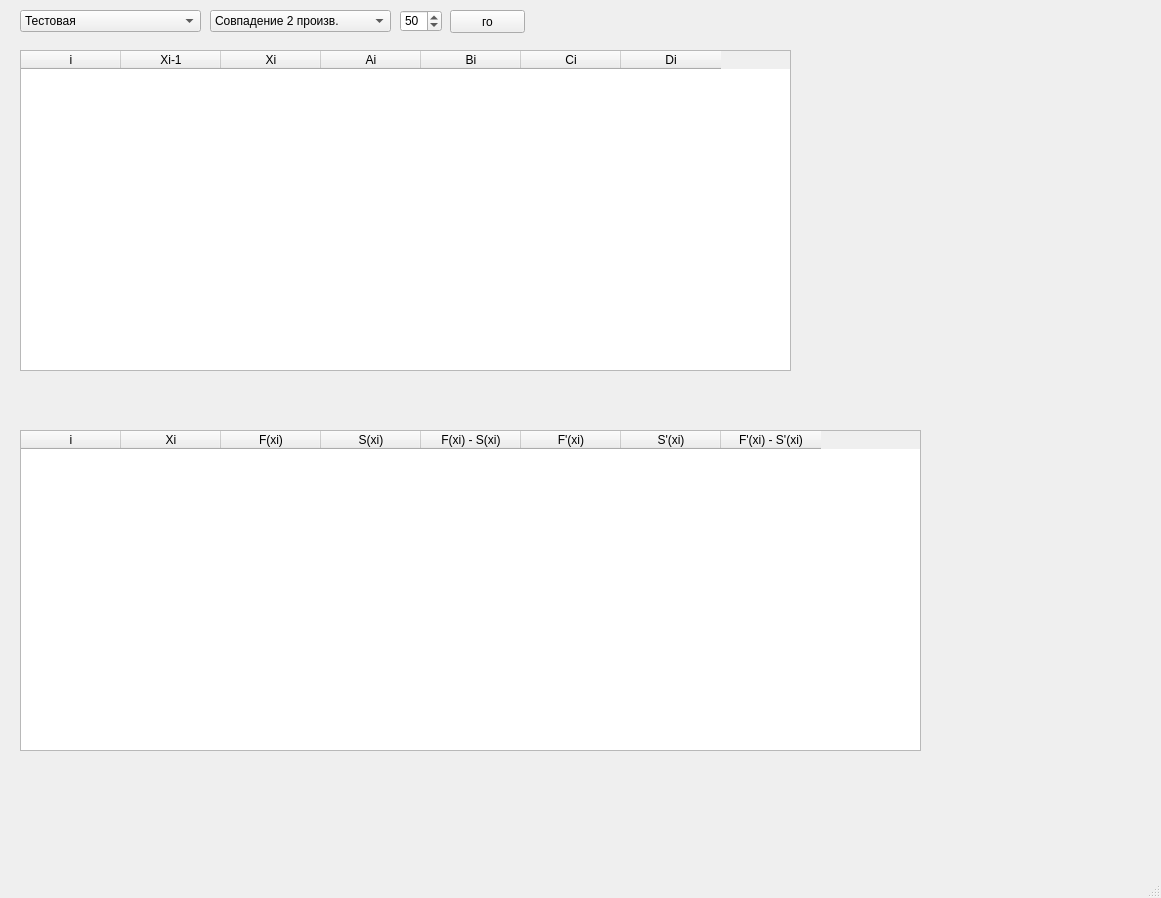
<?xml version="1.0" encoding="UTF-8"?>
<ui version="4.0">
 <class>MainWindow</class>
 <widget class="QMainWindow" name="MainWindow">
  <property name="geometry">
   <rect>
    <x>0</x>
    <y>0</y>
    <width>1161</width>
    <height>898</height>
   </rect>
  </property>
  <property name="windowTitle">
   <string>MainWindow</string>
  </property>
  <widget class="QWidget" name="centralwidget">
   <widget class="QComboBox" name="comboBox">
    <property name="geometry">
     <rect>
      <x>20</x>
      <y>10</y>
      <width>181</width>
      <height>22</height>
     </rect>
    </property>
    <item>
     <property name="text">
      <string>Тестовая</string>
     </property>
    </item>
    <item>
     <property name="text">
      <string>sqrt(1+x^4)</string>
     </property>
    </item>
    <item>
     <property name="text">
      <string>sqrt(1+x^4) + cos(10x)</string>
     </property>
    </item>
    <item>
     <property name="text">
      <string>sqrt(1+x^4) + cos(100x)</string>
     </property>
    </item>
   </widget>
   <widget class="QSpinBox" name="spinBox">
    <property name="geometry">
     <rect>
      <x>400</x>
      <y>10</y>
      <width>42</width>
      <height>22</height>
     </rect>
    </property>
    <property name="minimum">
     <number>1</number>
    </property>
    <property name="maximum">
     <number>20000</number>
    </property>
    <property name="value">
     <number>50</number>
    </property>
   </widget>
   <widget class="QPushButton" name="pushButton">
    <property name="geometry">
     <rect>
      <x>450</x>
      <y>10</y>
      <width>75</width>
      <height>23</height>
     </rect>
    </property>
    <property name="text">
     <string>го</string>
    </property>
   </widget>
   <widget class="QTableWidget" name="tableWidget">
    <property name="geometry">
     <rect>
      <x>20</x>
      <y>50</y>
      <width>771</width>
      <height>321</height>
     </rect>
    </property>
    <column>
     <property name="text">
      <string>i</string>
     </property>
    </column>
    <column>
     <property name="text">
      <string>Xi-1</string>
     </property>
    </column>
    <column>
     <property name="text">
      <string>Xi</string>
     </property>
    </column>
    <column>
     <property name="text">
      <string>Ai</string>
     </property>
    </column>
    <column>
     <property name="text">
      <string>Bi</string>
     </property>
    </column>
    <column>
     <property name="text">
      <string>Ci</string>
     </property>
    </column>
    <column>
     <property name="text">
      <string>Di</string>
     </property>
    </column>
   </widget>
   <widget class="QTableWidget" name="tableWidget_2">
    <property name="geometry">
     <rect>
      <x>20</x>
      <y>430</y>
      <width>901</width>
      <height>321</height>
     </rect>
    </property>
    <column>
     <property name="text">
      <string>i</string>
     </property>
    </column>
    <column>
     <property name="text">
      <string>Xi</string>
     </property>
    </column>
    <column>
     <property name="text">
      <string>F(xi)</string>
     </property>
    </column>
    <column>
     <property name="text">
      <string>S(xi)</string>
     </property>
    </column>
    <column>
     <property name="text">
      <string>F(xi) - S(xi)</string>
     </property>
    </column>
    <column>
     <property name="text">
      <string>F'(xi)</string>
     </property>
    </column>
    <column>
     <property name="text">
      <string>S'(xi)</string>
     </property>
    </column>
    <column>
     <property name="text">
      <string>F'(xi) - S'(xi)</string>
     </property>
    </column>
   </widget>
   <widget class="QLabel" name="label">
    <property name="geometry">
     <rect>
      <x>800</x>
      <y>50</y>
      <width>331</width>
      <height>311</height>
     </rect>
    </property>
    <property name="text">
     <string/>
    </property>
   </widget>
   <widget class="QComboBox" name="comboBox_2">
    <property name="geometry">
     <rect>
      <x>210</x>
      <y>10</y>
      <width>181</width>
      <height>22</height>
     </rect>
    </property>
    <item>
     <property name="text">
      <string>Совпадение 2 произв.</string>
     </property>
    </item>
    <item>
     <property name="text">
      <string>ЕГУ</string>
     </property>
    </item>
   </widget>
  </widget>
  <widget class="QMenuBar" name="menubar">
   <property name="geometry">
    <rect>
     <x>0</x>
     <y>0</y>
     <width>1161</width>
     <height>21</height>
    </rect>
   </property>
  </widget>
  <widget class="QStatusBar" name="statusbar"/>
 </widget>
 <resources/>
 <connections/>
</ui>
